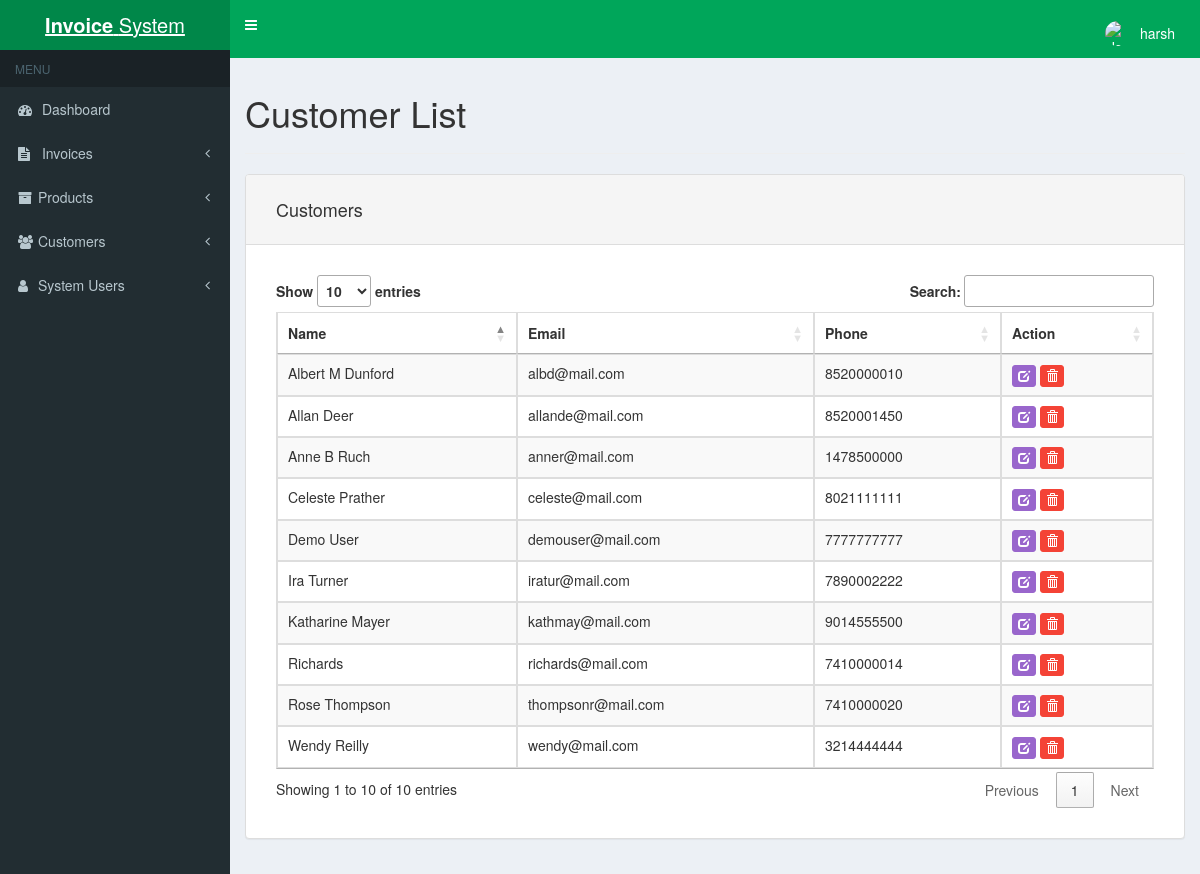
Screenshot of /customer-list.php (signed in) with the database file from the repository.
### tables this page shows
CREATE TABLE IF NOT EXISTS `store_customers` (
  `id` int(11) NOT NULL AUTO_INCREMENT,
  `name` varchar(255) NOT NULL,
  `email` varchar(255) NOT NULL,
  `address_1` varchar(255) NOT NULL,
  `address_2` varchar(255) NOT NULL,
  `town` varchar(255) NOT NULL,
  `county` varchar(255) NOT NULL,
  `postcode` varchar(255) NOT NULL,
  `phone` varchar(100) NOT NULL,
  `name_ship` varchar(255) NOT NULL,
  `address_1_ship` varchar(255) NOT NULL,
  `address_2_ship` varchar(255) NOT NULL,
  `town_ship` varchar(255) NOT NULL,
  `county_ship` varchar(255) NOT NULL,
  `postcode_ship` varchar(255) NOT NULL,
  PRIMARY KEY (`id`)
);

### functions.php (the view, shortened to what this page needs)
<?php
function getCustomers() {
	$mysqli = new mysqli(DATABASE_HOST, DATABASE_USER, DATABASE_PASS, DATABASE_NAME);
	$query = "SELECT * FROM store_customers ORDER BY name ASC";
	$results = $mysqli->query($query);
	if($results) {
		print '<table class="table table-striped table-hover table-bordered" id="data-table"><thead><tr>
				<th>Name</th>
				<th>Email</th>
				<th>Phone</th>
				<th>Action</th>
			  </tr></thead><tbody>';
		while($row = $results->fetch_assoc()) {
		    print '
			    <tr>
					<td>'.$row["name"].'</td>
				    <td>'.$row["email"].'</td>
				    <td>'.$row["phone"].'</td>
				    <td><a href="customer-edit.php?id='.$row["id"].'" class="btn btn-primary btn-xs"><span class="glyphicon glyphicon-edit" aria-hidden="true"></span></a> <a data-customer-id="'.$row['id'].'" class="btn btn-danger btn-xs delete-customer"><span class="glyphicon glyphicon-trash" aria-hidden="true"></span></a></td>
			    </tr>
		    ';
		}
		print '</tr></tbody></table>';
	} else {
		echo "<p>There are no customers to display.</p>";
	}
}
?>

### header.php (shortened to what this page needs)
<!DOCTYPE html>
<html>
<head>
  <link rel="stylesheet" href="https://cdnjs.cloudflare.com/ajax/libs/font-awesome/4.5.0/css/font-awesome.min.css">
  <link rel="stylesheet" href="https://cdnjs.cloudflare.com/ajax/libs/ionicons/2.0.1/css/ionicons.min.css">
  <link rel="stylesheet" href="css/AdminLTE.css">
  <link rel="stylesheet" href="css/skin-green.css">
	<link rel="stylesheet" href="css/bootstrap.min.css">
	<link rel="stylesheet" href="css/bootstrap.datetimepicker.css">
	<link rel="stylesheet" href="//cdn.datatables.net/1.10.7/css/jquery.dataTables.css">
	<link rel="stylesheet" href="//cdn.datatables.net/plug-ins/1.10.7/integration/bootstrap/3/dataTables.bootstrap.css">
	<link rel="stylesheet" href="css/styles.css">
</head>
<body class="hold-transition skin-green sidebar-mini">
<div class="wrapper">
  <header class="main-header">
    <a href="" class="logo">
      <span style="text-decoration:none;" class="logo-lg"><b>Invoice</b> System</span>
    </a>
    <nav class="navbar navbar-static-top" role="navigation">
      <a href="#" class="sidebar-toggle" data-toggle="offcanvas" role="button">
      </a>
      <div class="navbar-custom-menu">
        <ul class="nav navbar-nav">
          <li class="dropdown user user-menu">
            <a href="#" class="dropdown-toggle" data-toggle="dropdown">
              <img src="https://pcrt.crab.org/images/default-user.png" class="user-image" alt="User Image">
              <span class="hidden-xs"><?php echo $_SESSION['login_username'];?></span>
            </a>
          </li>
        </ul>
      </div>
    </nav>
  </header>
  <aside class="main-sidebar">
    <section class="sidebar">
      <ul class="sidebar-menu">
        <li class="header">MENU</li>
        <li class="treeview">
          <a href="dashboard.php"><i class="fa fa-tachometer"></i> <span>Dashboard</span>
          </a>
        </li>
         <li class="treeview">
          <a href="#"><i class="fa fa-file-text"></i> <span>Invoices</span>
            <span class="pull-right-container">
              <i class="fa fa-angle-left pull-right"></i>
            </span>
          </a>
        </li>
         <li class="treeview">
          <a href="#"><i class="fa fa-archive"></i><span>Products</span>
            <span class="pull-right-container">
              <i class="fa fa-angle-left pull-right"></i>
            </span>
          </a>
        </li>
        <li class="treeview">
          <a href="#"><i class="fa fa-users"></i><span>Customers</span>
            <span class="pull-right-container">
              <i class="fa fa-angle-left pull-right"></i>
            </span>
          </a>
        </li>
        <li class="treeview">
          <a href="#"><i class="fa fa-user"></i><span>System Users</span>
            <span class="pull-right-container">
              <i class="fa fa-angle-left pull-right"></i>
            </span>
          </a>
        </li>
      </ul>
    </section>
  </aside>
  <div class="content-wrapper">
    <section class="content">

### customer-list.php (shortened to what this page needs)
<?php
include('header.php');
include('functions.php');
?>
<h1>Customer List</h1>
<hr>
<div class="row">
	<div class="col-xs-12">
		<div class="panel panel-default">
			<div class="panel-heading">
				<h4>Customers</h4>
			</div>
			<div class="panel-body form-group form-group-sm">
				<?php getCustomers(); ?>
			</div>
		</div>
	</div>
<?php
	include('footer.php');
?>

### footer.php
  </section>
  </div>
</div>
</body>
</html>

### css/skin-green.css (style rules this page uses)
.skin-green .main-header .navbar { background-color: #00a65a; }
.skin-green .main-header .navbar .nav > li > a { color: #ffffff; }
.skin-green .main-header .navbar .sidebar-toggle { color: #ffffff; }
.skin-green .main-header .navbar .sidebar-toggle { color: #fff; }
.skin-green .main-header .logo { background-color: #008d4c; color: #ffffff; border-bottom: 0 solid transparent; }
.skin-green .wrapper, .skin-green .main-sidebar, .skin-green .left-side { background-color: #222d32; }
.skin-green .sidebar-menu > li.header { color: #4b646f; background: #1a2226; }
.skin-green .sidebar-menu > li > a { border-left: 3px solid transparent; }
.skin-green .sidebar a { color: #b8c7ce; }

### css/styles.css (style rules this page uses)
body { padding: 0; background-color: #00a65a; }
.btn-primary { background-color: #9966cc; border-color: #9966cc; }
.btn-danger { background-color: #f44336; border-color: #f44336; }
.panel-body { padding: 30px 30px 15px 30px; }
.panel-heading { padding: 15px 30px 15px 30px; }
.user { margin-top: 8px; margin-right: 10px; }

### rows the page displays
store_customers: name "Albert M Dunford", email "albd@mail.com", phone "8520000010"
store_customers: name "Allan Deer", email "allande@mail.com", phone "8520001450"
store_customers: name "Anne B Ruch", email "anner@mail.com", phone "1478500000"
store_customers: name "Celeste Prather", email "celeste@mail.com", phone "8021111111"
store_customers: name "Demo User", email "demouser@mail.com", phone "7777777777"
store_customers: name "Ira Turner", email "iratur@mail.com", phone "7890002222"
store_customers: name "Katharine Mayer", email "kathmay@mail.com", phone "9014555500"
store_customers: name "Richards", email "richards@mail.com", phone "7410000014"
store_customers: name "Rose Thompson", email "thompsonr@mail.com", phone "7410000020"
store_customers: name "Wendy Reilly", email "wendy@mail.com", phone "3214444444"

### other values shown
$_SESSION['login_username'] "harsh"
